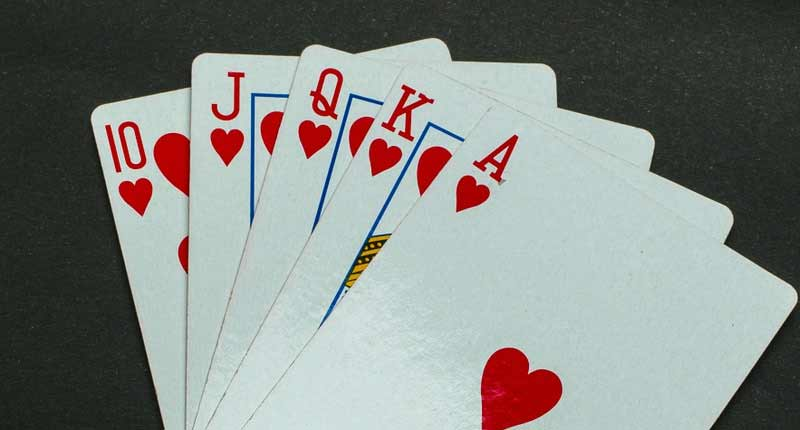
#> input picture rami.jpg, 800 x 430 px
$ python chapitre4.py
#> lines starting #> are read from the running program, lines starting #| are printed output that depends on the picture
import cv2
import numpy as np
img = cv2.imread("rami.jpg")
#> img is the input picture: shape (430, 800, 3); mean B, G, R 130.5, 134.4, 130.4
width, hight = 250,350
pts1 = np.float32([[100,197],[287, 188],[154, 482],[352, 440]])
pts2 = np.float32([[0,0],[width,0],[0,hight], [width,hight]])
matrix = cv2.getPerspectiveTransform(pts1,pts2)
imgoutput =  cv2.warpPerspective(img, matrix, (width,hight))
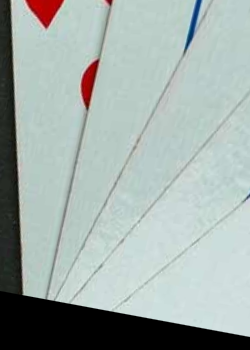
#> imgoutput: shape (350, 250, 3); mean B, G, R 168.8, 172.5, 160.4
print(img.shape)
#| (430, 800, 3)
cv2.imshow("Image", img)
cv2.imshow("outpout", imgoutput)
cv2.waitKey(0)
